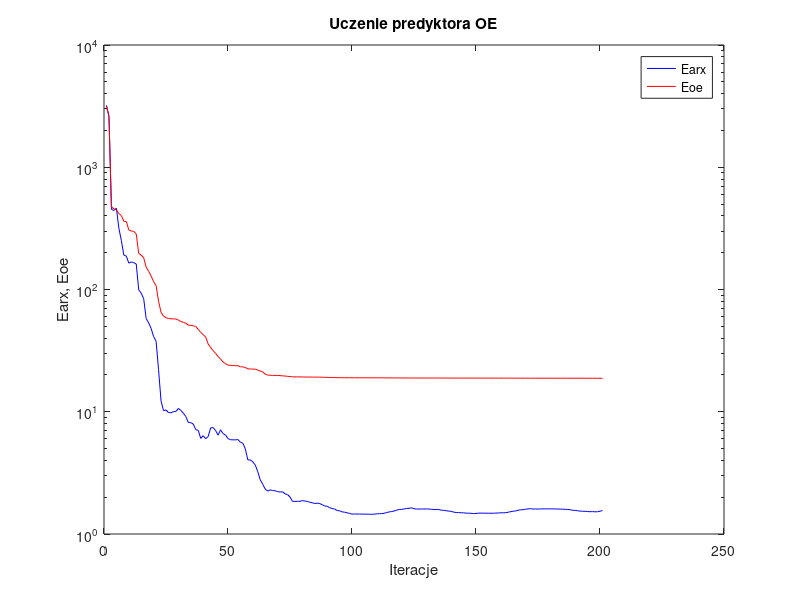
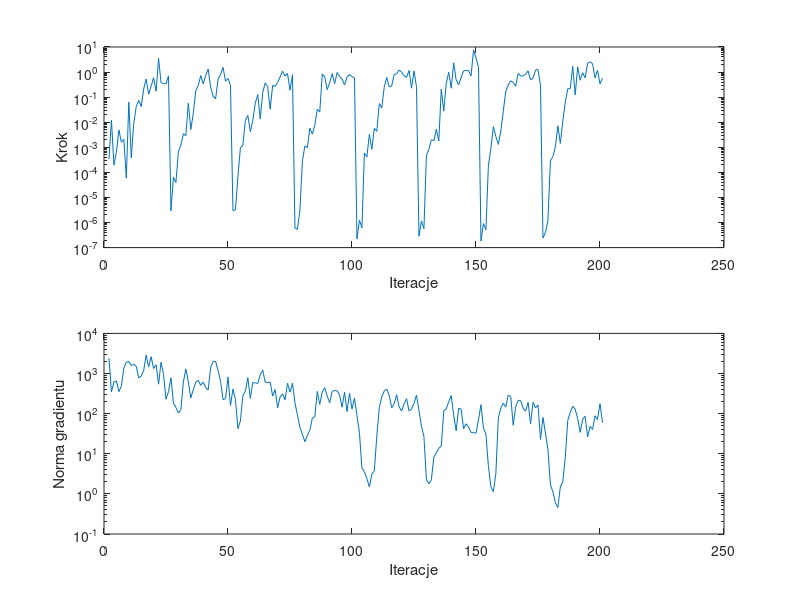

Here is the MATLAB script that generated these plots, in order:
%uczenie predyktora oe
clear all;
n=0; farx(n+1)=3.208090e+003; foe(n+1)=3.160446e+003; wspucz(n+1)=0.000000e+000; ng(n+1)=0.000000e+000;
%odnowa zmiennej metryki
n=1; farx(n+1)=2.612745e+003; foe(n+1)=2.602387e+003; krok(n+1)=3.347436e-004; ng(n+1)=2.425632e+003;
n=2; farx(n+1)=4.521009e+002; foe(n+1)=4.748632e+002; krok(n+1)=1.214360e-002; ng(n+1)=3.480290e+002;
n=3; farx(n+1)=4.437381e+002; foe(n+1)=4.570668e+002; krok(n+1)=1.942746e-004; ng(n+1)=6.178764e+002;
n=4; farx(n+1)=4.625854e+002; foe(n+1)=4.485712e+002; krok(n+1)=6.399708e-004; ng(n+1)=6.554807e+002;
n=5; farx(n+1)=3.168636e+002; foe(n+1)=4.183168e+002; krok(n+1)=4.944619e-003; ng(n+1)=3.528663e+002;
n=6; farx(n+1)=2.510872e+002; foe(n+1)=4.022983e+002; krok(n+1)=1.593673e-003; ng(n+1)=4.786769e+002;
n=7; farx(n+1)=1.912458e+002; foe(n+1)=3.610221e+002; krok(n+1)=2.079505e-003; ng(n+1)=1.364438e+003;
n=8; farx(n+1)=1.874721e+002; foe(n+1)=3.599832e+002; krok(n+1)=5.936129e-005; ng(n+1)=1.920170e+003;
n=9; farx(n+1)=1.643721e+002; foe(n+1)=3.075731e+002; krok(n+1)=6.349693e-002; ng(n+1)=1.991077e+003;
n=10; farx(n+1)=1.679142e+002; foe(n+1)=3.007096e+002; krok(n+1)=3.778882e-004; ng(n+1)=1.589150e+003;
n=11; farx(n+1)=1.658466e+002; foe(n+1)=2.993906e+002; krok(n+1)=8.816889e-003; ng(n+1)=1.720706e+003;
n=12; farx(n+1)=1.615747e+002; foe(n+1)=2.845232e+002; krok(n+1)=4.226038e-002; ng(n+1)=1.511983e+003;
n=13; farx(n+1)=9.923790e+001; foe(n+1)=1.969756e+002; krok(n+1)=7.478469e-002; ng(n+1)=7.796374e+002;
n=14; farx(n+1)=9.334977e+001; foe(n+1)=1.911678e+002; krok(n+1)=4.215364e-002; ng(n+1)=8.565400e+002;
n=15; farx(n+1)=8.405079e+001; foe(n+1)=1.821094e+002; krok(n+1)=2.134155e-001; ng(n+1)=1.188944e+003;
n=16; farx(n+1)=5.792417e+001; foe(n+1)=1.522400e+002; krok(n+1)=5.312625e-001; ng(n+1)=2.894604e+003;
n=17; farx(n+1)=5.340598e+001; foe(n+1)=1.411432e+002; krok(n+1)=1.297775e-001; ng(n+1)=1.450193e+003;
n=18; farx(n+1)=4.809226e+001; foe(n+1)=1.288734e+002; krok(n+1)=2.778419e-001; ng(n+1)=2.624243e+003;
n=19; farx(n+1)=4.119684e+001; foe(n+1)=1.160493e+002; krok(n+1)=5.914179e-001; ng(n+1)=1.334784e+003;
n=20; farx(n+1)=3.781108e+001; foe(n+1)=1.077079e+002; krok(n+1)=1.701816e-001; ng(n+1)=1.654289e+003;
n=21; farx(n+1)=2.205299e+001; foe(n+1)=8.023688e+001; krok(n+1)=3.493349e+000; ng(n+1)=5.419905e+002;
n=22; farx(n+1)=1.225149e+001; foe(n+1)=6.498639e+001; krok(n+1)=3.745525e-001; ng(n+1)=1.921729e+003;
n=23; farx(n+1)=1.020138e+001; foe(n+1)=6.065262e+001; krok(n+1)=3.465039e-001; ng(n+1)=9.537732e+002;
n=24; farx(n+1)=1.034192e+001; foe(n+1)=5.879169e+001; krok(n+1)=3.403631e-001; ng(n+1)=2.287140e+002;
n=25; farx(n+1)=9.856021e+000; foe(n+1)=5.792407e+001; krok(n+1)=7.011953e-001; ng(n+1)=3.527978e+002;
%odnowa zmiennej metryki
n=26; farx(n+1)=9.803833e+000; foe(n+1)=5.767867e+001; krok(n+1)=2.886450e-006; ng(n+1)=7.826441e+002;
n=27; farx(n+1)=1.002451e+001; foe(n+1)=5.747509e+001; krok(n+1)=6.371327e-005; ng(n+1)=1.828419e+002;
n=28; farx(n+1)=1.005767e+001; foe(n+1)=5.736853e+001; krok(n+1)=3.955346e-005; ng(n+1)=1.422316e+002;
n=29; farx(n+1)=1.064184e+001; foe(n+1)=5.616563e+001; krok(n+1)=6.586506e-004; ng(n+1)=1.034451e+002;
n=30; farx(n+1)=1.025295e+001; foe(n+1)=5.479197e+001; krok(n+1)=1.238384e-003; ng(n+1)=1.261672e+002;
n=31; farx(n+1)=9.726705e+000; foe(n+1)=5.383627e+001; krok(n+1)=3.485331e-003; ng(n+1)=6.117602e+002;
n=32; farx(n+1)=9.134558e+000; foe(n+1)=5.304566e+001; krok(n+1)=2.900817e-003; ng(n+1)=1.299297e+003;
n=33; farx(n+1)=8.172029e+000; foe(n+1)=5.112094e+001; krok(n+1)=5.716001e-002; ng(n+1)=6.216253e+002;
n=34; farx(n+1)=8.142448e+000; foe(n+1)=5.086554e+001; krok(n+1)=5.087256e-003; ng(n+1)=2.456401e+002;
n=35; farx(n+1)=7.932870e+000; foe(n+1)=5.049145e+001; krok(n+1)=2.262062e-002; ng(n+1)=3.983546e+002;
n=36; farx(n+1)=7.151498e+000; foe(n+1)=4.988225e+001; krok(n+1)=1.809599e-001; ng(n+1)=6.100172e+002;
n=37; farx(n+1)=7.034806e+000; foe(n+1)=4.720730e+001; krok(n+1)=2.935451e-001; ng(n+1)=6.758167e+002;
n=38; farx(n+1)=6.054405e+000; foe(n+1)=4.462293e+001; krok(n+1)=7.238598e-001; ng(n+1)=5.067350e+002;
n=39; farx(n+1)=6.371834e+000; foe(n+1)=4.263831e+001; krok(n+1)=3.403631e-001; ng(n+1)=6.153584e+002;
n=40; farx(n+1)=6.019934e+000; foe(n+1)=4.089872e+001; krok(n+1)=7.310195e-001; ng(n+1)=4.454591e+002;
n=41; farx(n+1)=6.263469e+000; foe(n+1)=3.582793e+001; krok(n+1)=1.322970e+000; ng(n+1)=3.882199e+002;
n=42; farx(n+1)=7.378280e+000; foe(n+1)=3.353222e+001; krok(n+1)=2.515697e-001; ng(n+1)=1.431295e+003;
n=43; farx(n+1)=7.424765e+000; foe(n+1)=3.165693e+001; krok(n+1)=1.096481e-001; ng(n+1)=1.996577e+003;
n=44; farx(n+1)=7.018898e+000; foe(n+1)=3.002715e+001; krok(n+1)=8.641149e-002; ng(n+1)=2.014011e+003;
n=45; farx(n+1)=6.431387e+000; foe(n+1)=2.833524e+001; krok(n+1)=5.243733e-001; ng(n+1)=1.183963e+003;
n=46; farx(n+1)=7.124539e+000; foe(n+1)=2.697056e+001; krok(n+1)=8.131859e-001; ng(n+1)=6.417903e+002;
n=47; farx(n+1)=6.627142e+000; foe(n+1)=2.552751e+001; krok(n+1)=1.535351e+000; ng(n+1)=2.229827e+002;
n=48; farx(n+1)=6.447247e+000; foe(n+1)=2.472664e+001; krok(n+1)=4.329486e-001; ng(n+1)=2.375106e+002;
n=49; farx(n+1)=6.031825e+000; foe(n+1)=2.409762e+001; krok(n+1)=5.570755e-001; ng(n+1)=8.137832e+002;
n=50; farx(n+1)=5.908889e+000; foe(n+1)=2.390971e+001; krok(n+1)=2.920744e-001; ng(n+1)=1.597346e+002;
%odnowa zmiennej metryki
n=51; farx(n+1)=5.892500e+000; foe(n+1)=2.383667e+001; krok(n+1)=2.980900e-006; ng(n+1)=4.099844e+002;
n=52; farx(n+1)=5.889055e+000; foe(n+1)=2.381296e+001; krok(n+1)=3.219719e-006; ng(n+1)=2.272786e+002;
n=53; farx(n+1)=5.923018e+000; foe(n+1)=2.380020e+001; krok(n+1)=7.005353e-005; ng(n+1)=4.225563e+001;
n=54; farx(n+1)=5.636531e+000; foe(n+1)=2.331966e+001; krok(n+1)=9.446471e-004; ng(n+1)=6.575182e+001;
n=55; farx(n+1)=5.525809e+000; foe(n+1)=2.327796e+001; krok(n+1)=1.210414e-003; ng(n+1)=2.818066e+002;
n=56; farx(n+1)=4.955701e+000; foe(n+1)=2.302180e+001; krok(n+1)=1.170476e-002; ng(n+1)=3.604844e+002;
n=57; farx(n+1)=4.035075e+000; foe(n+1)=2.241893e+001; krok(n+1)=1.878731e-002; ng(n+1)=7.896056e+002;
n=58; farx(n+1)=4.034079e+000; foe(n+1)=2.237124e+001; krok(n+1)=4.201739e-003; ng(n+1)=2.396567e+002;
n=59; farx(n+1)=3.895974e+000; foe(n+1)=2.233875e+001; krok(n+1)=1.175883e-002; ng(n+1)=5.956003e+002;
n=60; farx(n+1)=3.663339e+000; foe(n+1)=2.230269e+001; krok(n+1)=5.734876e-002; ng(n+1)=5.835956e+002;
n=61; farx(n+1)=3.234582e+000; foe(n+1)=2.191769e+001; krok(n+1)=1.269153e-001; ng(n+1)=5.665502e+002;
n=62; farx(n+1)=2.775771e+000; foe(n+1)=2.151560e+001; krok(n+1)=1.363555e-002; ng(n+1)=9.332085e+002;
n=63; farx(n+1)=2.555910e+000; foe(n+1)=2.120274e+001; krok(n+1)=1.545508e-001; ng(n+1)=1.223034e+003;
n=64; farx(n+1)=2.330455e+000; foe(n+1)=2.029287e+001; krok(n+1)=3.655097e-001; ng(n+1)=6.047392e+002;
n=65; farx(n+1)=2.244897e+000; foe(n+1)=1.997587e+001; krok(n+1)=2.617405e-001; ng(n+1)=5.970855e+002;
n=66; farx(n+1)=2.296624e+000; foe(n+1)=1.987802e+001; krok(n+1)=3.320390e-002; ng(n+1)=6.169070e+002;
n=67; farx(n+1)=2.267829e+000; foe(n+1)=1.983392e+001; krok(n+1)=2.936023e-001; ng(n+1)=2.750932e+002;
n=68; farx(n+1)=2.256567e+000; foe(n+1)=1.981893e+001; krok(n+1)=2.701916e-001; ng(n+1)=3.998921e+002;
n=69; farx(n+1)=2.223435e+000; foe(n+1)=1.980522e+001; krok(n+1)=3.838379e-001; ng(n+1)=1.382883e+002;
n=70; farx(n+1)=2.204505e+000; foe(n+1)=1.976321e+001; krok(n+1)=6.321212e-001; ng(n+1)=2.608189e+002;
n=71; farx(n+1)=2.214230e+000; foe(n+1)=1.966627e+001; krok(n+1)=1.098329e+000; ng(n+1)=3.110810e+002;
n=72; farx(n+1)=2.131837e+000; foe(n+1)=1.960136e+001; krok(n+1)=7.011953e-001; ng(n+1)=2.210395e+002;
n=73; farx(n+1)=2.101880e+000; foe(n+1)=1.948275e+001; krok(n+1)=8.745977e-001; ng(n+1)=5.703458e+002;
n=74; farx(n+1)=2.009953e+000; foe(n+1)=1.943207e+001; krok(n+1)=1.892883e-001; ng(n+1)=3.425328e+002;
n=75; farx(n+1)=1.848986e+000; foe(n+1)=1.928458e+001; krok(n+1)=7.783923e-001; ng(n+1)=5.791272e+002;
%odnowa zmiennej metryki
n=76; farx(n+1)=1.849785e+000; foe(n+1)=1.928185e+001; krok(n+1)=6.029747e-007; ng(n+1)=1.855904e+002;
n=77; farx(n+1)=1.850073e+000; foe(n+1)=1.928113e+001; krok(n+1)=5.313249e-007; ng(n+1)=9.168725e+001;
n=78; farx(n+1)=1.852575e+000; foe(n+1)=1.928037e+001; krok(n+1)=3.170998e-006; ng(n+1)=4.541748e+001;
n=79; farx(n+1)=1.875028e+000; foe(n+1)=1.924918e+001; krok(n+1)=2.802141e-004; ng(n+1)=3.033472e+001;
n=80; farx(n+1)=1.859461e+000; foe(n+1)=1.923443e+001; krok(n+1)=1.140915e-003; ng(n+1)=1.992697e+001;
n=81; farx(n+1)=1.847364e+000; foe(n+1)=1.923122e+001; krok(n+1)=9.774022e-004; ng(n+1)=2.878129e+001;
n=82; farx(n+1)=1.818413e+000; foe(n+1)=1.922396e+001; krok(n+1)=5.770731e-003; ng(n+1)=3.824603e+001;
n=83; farx(n+1)=1.800518e+000; foe(n+1)=1.922024e+001; krok(n+1)=3.334617e-003; ng(n+1)=7.756050e+001;
n=84; farx(n+1)=1.776383e+000; foe(n+1)=1.920786e+001; krok(n+1)=7.763844e-003; ng(n+1)=8.301733e+001;
n=85; farx(n+1)=1.787221e+000; foe(n+1)=1.919805e+001; krok(n+1)=3.266584e-002; ng(n+1)=3.575599e+002;
n=86; farx(n+1)=1.773756e+000; foe(n+1)=1.918715e+001; krok(n+1)=2.541206e-002; ng(n+1)=1.700904e+002;
n=87; farx(n+1)=1.736833e+000; foe(n+1)=1.916863e+001; krok(n+1)=8.190836e-001; ng(n+1)=3.471093e+002;
n=88; farx(n+1)=1.696409e+000; foe(n+1)=1.912173e+001; krok(n+1)=6.477968e-001; ng(n+1)=4.430925e+002;
n=89; farx(n+1)=1.686543e+000; foe(n+1)=1.909597e+001; krok(n+1)=1.998171e-001; ng(n+1)=2.731602e+002;
n=90; farx(n+1)=1.641771e+000; foe(n+1)=1.907824e+001; krok(n+1)=3.745525e-001; ng(n+1)=1.876320e+002;
n=91; farx(n+1)=1.616811e+000; foe(n+1)=1.904754e+001; krok(n+1)=8.707243e-001; ng(n+1)=3.587278e+002;
n=92; farx(n+1)=1.600884e+000; foe(n+1)=1.903056e+001; krok(n+1)=3.465039e-001; ng(n+1)=3.780327e+002;
n=93; farx(n+1)=1.555077e+000; foe(n+1)=1.901402e+001; krok(n+1)=9.673187e-001; ng(n+1)=3.694282e+002;
n=94; farx(n+1)=1.549305e+000; foe(n+1)=1.900097e+001; krok(n+1)=6.658246e-001; ng(n+1)=2.897673e+002;
n=95; farx(n+1)=1.516760e+000; foe(n+1)=1.898810e+001; krok(n+1)=5.353665e-001; ng(n+1)=1.448326e+002;
n=96; farx(n+1)=1.508691e+000; foe(n+1)=1.897998e+001; krok(n+1)=3.035584e-001; ng(n+1)=3.408657e+002;
n=97; farx(n+1)=1.491168e+000; foe(n+1)=1.897360e+001; krok(n+1)=6.293018e-001; ng(n+1)=1.119843e+002;
n=98; farx(n+1)=1.474893e+000; foe(n+1)=1.896626e+001; krok(n+1)=7.957487e-001; ng(n+1)=3.261543e+002;
n=99; farx(n+1)=1.453547e+000; foe(n+1)=1.896016e+001; krok(n+1)=6.622313e-001; ng(n+1)=1.304836e+002;
n=100; farx(n+1)=1.457392e+000; foe(n+1)=1.895691e+001; krok(n+1)=5.853717e-001; ng(n+1)=2.423852e+002;
%odnowa zmiennej metryki
n=101; farx(n+1)=1.457292e+000; foe(n+1)=1.895652e+001; krok(n+1)=2.202597e-007; ng(n+1)=9.064206e+001;
n=102; farx(n+1)=1.456211e+000; foe(n+1)=1.895620e+001; krok(n+1)=1.221589e-006; ng(n+1)=3.348362e+001;
n=103; farx(n+1)=1.456200e+000; foe(n+1)=1.895620e+001; krok(n+1)=6.177872e-007; ng(n+1)=4.358946e+000;
n=104; farx(n+1)=1.452158e+000; foe(n+1)=1.895525e+001; krok(n+1)=5.885427e-004; ng(n+1)=3.562058e+000;
n=105; farx(n+1)=1.453160e+000; foe(n+1)=1.895499e+001; krok(n+1)=4.129136e-004; ng(n+1)=2.398065e+000;
n=106; farx(n+1)=1.451276e+000; foe(n+1)=1.895404e+001; krok(n+1)=3.253129e-003; ng(n+1)=1.496452e+000;
n=107; farx(n+1)=1.449199e+000; foe(n+1)=1.895353e+001; krok(n+1)=8.375096e-004; ng(n+1)=3.077248e+000;
n=108; farx(n+1)=1.453292e+000; foe(n+1)=1.895274e+001; krok(n+1)=5.711090e-003; ng(n+1)=3.751440e+000;
n=109; farx(n+1)=1.462795e+000; foe(n+1)=1.895087e+001; krok(n+1)=4.312903e-003; ng(n+1)=2.740545e+001;
n=110; farx(n+1)=1.466532e+000; foe(n+1)=1.894709e+001; krok(n+1)=5.570844e-002; ng(n+1)=1.395380e+002;
n=111; farx(n+1)=1.467182e+000; foe(n+1)=1.894227e+001; krok(n+1)=3.722882e-002; ng(n+1)=2.620860e+002;
n=112; farx(n+1)=1.478266e+000; foe(n+1)=1.893835e+001; krok(n+1)=2.522670e-001; ng(n+1)=3.651666e+002;
n=113; farx(n+1)=1.498688e+000; foe(n+1)=1.892848e+001; krok(n+1)=6.101385e-001; ng(n+1)=4.108915e+002;
n=114; farx(n+1)=1.515382e+000; foe(n+1)=1.892361e+001; krok(n+1)=2.565715e-001; ng(n+1)=2.858059e+002;
n=115; farx(n+1)=1.527342e+000; foe(n+1)=1.891870e+001; krok(n+1)=2.800362e-001; ng(n+1)=1.395399e+002;
n=116; farx(n+1)=1.540747e+000; foe(n+1)=1.891266e+001; krok(n+1)=8.049667e-001; ng(n+1)=1.769013e+002;
n=117; farx(n+1)=1.566273e+000; foe(n+1)=1.890898e+001; krok(n+1)=8.551844e-001; ng(n+1)=2.963807e+002;
n=118; farx(n+1)=1.587174e+000; foe(n+1)=1.890594e+001; krok(n+1)=1.201404e+000; ng(n+1)=1.482143e+002;
n=119; farx(n+1)=1.588833e+000; foe(n+1)=1.890488e+001; krok(n+1)=9.908265e-001; ng(n+1)=1.162534e+002;
n=120; farx(n+1)=1.603477e+000; foe(n+1)=1.890355e+001; krok(n+1)=7.113726e-001; ng(n+1)=1.734449e+002;
n=121; farx(n+1)=1.615446e+000; foe(n+1)=1.890179e+001; krok(n+1)=6.071167e-001; ng(n+1)=2.366890e+002;
n=122; farx(n+1)=1.623664e+000; foe(n+1)=1.889606e+001; krok(n+1)=1.157790e+000; ng(n+1)=1.157520e+002;
n=123; farx(n+1)=1.637722e+000; foe(n+1)=1.889025e+001; krok(n+1)=2.278082e-001; ng(n+1)=1.322687e+002;
n=124; farx(n+1)=1.608895e+000; foe(n+1)=1.888173e+001; krok(n+1)=1.106940e+000; ng(n+1)=1.792044e+002;
n=125; farx(n+1)=1.599940e+000; foe(n+1)=1.888040e+001; krok(n+1)=2.624788e-001; ng(n+1)=2.899958e+002;
%odnowa zmiennej metryki
n=126; farx(n+1)=1.600408e+000; foe(n+1)=1.887990e+001; krok(n+1)=2.834947e-007; ng(n+1)=1.189310e+002;
n=127; farx(n+1)=1.601720e+000; foe(n+1)=1.887945e+001; krok(n+1)=1.153248e-006; ng(n+1)=4.861181e+001;
n=128; farx(n+1)=1.602023e+000; foe(n+1)=1.887939e+001; krok(n+1)=5.646772e-007; ng(n+1)=2.699308e+001;
n=129; farx(n+1)=1.603867e+000; foe(n+1)=1.887915e+001; krok(n+1)=4.850121e-004; ng(n+1)=2.300210e+000;
n=130; farx(n+1)=1.601282e+000; foe(n+1)=1.887883e+001; krok(n+1)=8.259539e-004; ng(n+1)=1.776881e+000;
n=131; farx(n+1)=1.591143e+000; foe(n+1)=1.887784e+001; krok(n+1)=1.982946e-003; ng(n+1)=2.238194e+000;
n=132; farx(n+1)=1.587097e+000; foe(n+1)=1.887723e+001; krok(n+1)=1.812955e-003; ng(n+1)=8.283142e+000;
n=133; farx(n+1)=1.587068e+000; foe(n+1)=1.887676e+001; krok(n+1)=5.269205e-003; ng(n+1)=1.059043e+001;
n=134; farx(n+1)=1.585605e+000; foe(n+1)=1.887639e+001; krok(n+1)=1.790661e-003; ng(n+1)=1.366132e+001;
n=135; farx(n+1)=1.565891e+000; foe(n+1)=1.887246e+001; krok(n+1)=2.085952e-001; ng(n+1)=1.556857e+001;
n=136; farx(n+1)=1.563304e+000; foe(n+1)=1.887037e+001; krok(n+1)=2.753897e-002; ng(n+1)=1.184800e+002;
n=137; farx(n+1)=1.550223e+000; foe(n+1)=1.886876e+001; krok(n+1)=3.465039e-001; ng(n+1)=1.305493e+002;
n=138; farx(n+1)=1.539865e+000; foe(n+1)=1.886277e+001; krok(n+1)=9.859540e-001; ng(n+1)=1.985266e+002;
n=139; farx(n+1)=1.532170e+000; foe(n+1)=1.885991e+001; krok(n+1)=2.268451e-001; ng(n+1)=2.804800e+002;
n=140; farx(n+1)=1.510481e+000; foe(n+1)=1.885665e+001; krok(n+1)=2.342458e+000; ng(n+1)=9.105958e+001;
n=141; farx(n+1)=1.498279e+000; foe(n+1)=1.885566e+001; krok(n+1)=4.842714e-001; ng(n+1)=3.741508e+001;
n=142; farx(n+1)=1.496387e+000; foe(n+1)=1.885492e+001; krok(n+1)=3.106282e-001; ng(n+1)=1.366711e+002;
n=143; farx(n+1)=1.492873e+000; foe(n+1)=1.885427e+001; krok(n+1)=6.071168e-001; ng(n+1)=1.296309e+002;
n=144; farx(n+1)=1.488700e+000; foe(n+1)=1.885387e+001; krok(n+1)=1.120145e+000; ng(n+1)=4.200741e+001;
n=145; farx(n+1)=1.481014e+000; foe(n+1)=1.885359e+001; krok(n+1)=1.163909e+000; ng(n+1)=5.587482e+001;
n=146; farx(n+1)=1.480704e+000; foe(n+1)=1.885348e+001; krok(n+1)=1.142949e+000; ng(n+1)=4.644318e+001;
n=147; farx(n+1)=1.476862e+000; foe(n+1)=1.885340e+001; krok(n+1)=6.954939e-001; ng(n+1)=3.413758e+001;
n=148; farx(n+1)=1.469505e+000; foe(n+1)=1.885310e+001; krok(n+1)=7.685014e+000; ng(n+1)=3.357967e+001;
n=149; farx(n+1)=1.472426e+000; foe(n+1)=1.885218e+001; krok(n+1)=3.654243e+000; ng(n+1)=3.265755e+001;
n=150; farx(n+1)=1.481922e+000; foe(n+1)=1.885060e+001; krok(n+1)=1.535351e+000; ng(n+1)=6.916775e+001;
%odnowa zmiennej metryki
n=151; farx(n+1)=1.481600e+000; foe(n+1)=1.884978e+001; krok(n+1)=1.835801e-007; ng(n+1)=1.681116e+002;
n=152; farx(n+1)=1.480839e+000; foe(n+1)=1.884957e+001; krok(n+1)=9.081789e-007; ng(n+1)=4.351248e+001;
n=153; farx(n+1)=1.480542e+000; foe(n+1)=1.884951e+001; krok(n+1)=5.153496e-007; ng(n+1)=3.100603e+001;
n=154; farx(n+1)=1.478122e+000; foe(n+1)=1.884904e+001; krok(n+1)=1.880990e-004; ng(n+1)=4.860297e+000;
n=155; farx(n+1)=1.479175e+000; foe(n+1)=1.884890e+001; krok(n+1)=9.053002e-004; ng(n+1)=1.498303e+000;
n=156; farx(n+1)=1.478507e+000; foe(n+1)=1.884858e+001; krok(n+1)=6.669234e-003; ng(n+1)=1.139476e+000;
n=157; farx(n+1)=1.483821e+000; foe(n+1)=1.884676e+001; krok(n+1)=2.716773e-003; ng(n+1)=3.160632e+000;
n=158; farx(n+1)=1.485292e+000; foe(n+1)=1.884605e+001; krok(n+1)=1.303632e-003; ng(n+1)=7.735435e+001;
n=159; farx(n+1)=1.491746e+000; foe(n+1)=1.884554e+001; krok(n+1)=4.445667e-003; ng(n+1)=1.380672e+002;
n=160; farx(n+1)=1.490394e+000; foe(n+1)=1.884521e+001; krok(n+1)=2.762153e-002; ng(n+1)=1.831489e+002;
n=161; farx(n+1)=1.494724e+000; foe(n+1)=1.884133e+001; krok(n+1)=1.717868e-001; ng(n+1)=1.463457e+002;
n=162; farx(n+1)=1.506690e+000; foe(n+1)=1.883944e+001; krok(n+1)=3.050693e-001; ng(n+1)=2.897057e+002;
n=163; farx(n+1)=1.523730e+000; foe(n+1)=1.883479e+001; krok(n+1)=4.461084e-001; ng(n+1)=2.662514e+002;
n=164; farx(n+1)=1.536341e+000; foe(n+1)=1.883185e+001; krok(n+1)=3.886554e-001; ng(n+1)=5.150103e+001;
n=165; farx(n+1)=1.543134e+000; foe(n+1)=1.882893e+001; krok(n+1)=2.725288e-001; ng(n+1)=1.488097e+002;
n=166; farx(n+1)=1.564643e+000; foe(n+1)=1.882587e+001; krok(n+1)=8.771846e-001; ng(n+1)=2.140202e+002;
n=167; farx(n+1)=1.578034e+000; foe(n+1)=1.882421e+001; krok(n+1)=6.954939e-001; ng(n+1)=2.118765e+002;
n=168; farx(n+1)=1.580254e+000; foe(n+1)=1.882296e+001; krok(n+1)=7.101669e-001; ng(n+1)=1.384548e+002;
n=169; farx(n+1)=1.594414e+000; foe(n+1)=1.882131e+001; krok(n+1)=8.131859e-001; ng(n+1)=1.154016e+002;
n=170; farx(n+1)=1.605568e+000; foe(n+1)=1.881936e+001; krok(n+1)=1.119298e+000; ng(n+1)=1.906001e+002;
n=171; farx(n+1)=1.611348e+000; foe(n+1)=1.881715e+001; krok(n+1)=4.865340e-001; ng(n+1)=5.544872e+001;
n=172; farx(n+1)=1.601783e+000; foe(n+1)=1.881384e+001; krok(n+1)=5.695627e-001; ng(n+1)=1.924112e+002;
n=173; farx(n+1)=1.602018e+000; foe(n+1)=1.881019e+001; krok(n+1)=1.199074e+000; ng(n+1)=1.387227e+002;
n=174; farx(n+1)=1.599718e+000; foe(n+1)=1.880889e+001; krok(n+1)=1.280117e+000; ng(n+1)=1.646205e+002;
n=175; farx(n+1)=1.605172e+000; foe(n+1)=1.880845e+001; krok(n+1)=2.876382e-001; ng(n+1)=2.287348e+001;
%odnowa zmiennej metryki
n=176; farx(n+1)=1.605151e+000; foe(n+1)=1.880821e+001; krok(n+1)=2.405806e-007; ng(n+1)=8.075178e+001;
n=177; farx(n+1)=1.604947e+000; foe(n+1)=1.880816e+001; krok(n+1)=4.095744e-007; ng(n+1)=3.278806e+001;
n=178; farx(n+1)=1.604597e+000; foe(n+1)=1.880814e+001; krok(n+1)=1.205949e-006; ng(n+1)=1.295924e+001;
n=179; farx(n+1)=1.605817e+000; foe(n+1)=1.880806e+001; krok(n+1)=2.838391e-004; ng(n+1)=1.696515e+000;
n=180; farx(n+1)=1.605220e+000; foe(n+1)=1.880802e+001; krok(n+1)=4.251583e-004; ng(n+1)=1.115362e+000;
n=181; farx(n+1)=1.604007e+000; foe(n+1)=1.880799e+001; krok(n+1)=1.043353e-003; ng(n+1)=6.049598e-001;
n=182; farx(n+1)=1.600126e+000; foe(n+1)=1.880785e+001; krok(n+1)=7.191676e-003; ng(n+1)=4.540454e-001;
n=183; farx(n+1)=1.598750e+000; foe(n+1)=1.880779e+001; krok(n+1)=1.427772e-003; ng(n+1)=1.487226e+000;
n=184; farx(n+1)=1.596978e+000; foe(n+1)=1.880757e+001; krok(n+1)=1.109636e-002; ng(n+1)=2.009916e+000;
n=185; farx(n+1)=1.588410e+000; foe(n+1)=1.880677e+001; krok(n+1)=6.306675e-002; ng(n+1)=8.024273e+000;
n=186; farx(n+1)=1.588350e+000; foe(n+1)=1.880495e+001; krok(n+1)=2.143812e-001; ng(n+1)=6.842593e+001;
n=187; farx(n+1)=1.580105e+000; foe(n+1)=1.880440e+001; krok(n+1)=2.209722e-001; ng(n+1)=1.073296e+002;
n=188; farx(n+1)=1.563330e+000; foe(n+1)=1.880106e+001; krok(n+1)=1.691294e+000; ng(n+1)=1.526498e+002;
n=189; farx(n+1)=1.559857e+000; foe(n+1)=1.880074e+001; krok(n+1)=1.220399e-001; ng(n+1)=1.288931e+002;
n=190; farx(n+1)=1.550020e+000; foe(n+1)=1.879922e+001; krok(n+1)=1.611198e+000; ng(n+1)=7.519228e+001;
n=191; farx(n+1)=1.538822e+000; foe(n+1)=1.879876e+001; krok(n+1)=4.726961e-001; ng(n+1)=3.424896e+001;
n=192; farx(n+1)=1.534986e+000; foe(n+1)=1.879843e+001; krok(n+1)=9.372047e-001; ng(n+1)=7.153912e+001;
n=193; farx(n+1)=1.532841e+000; foe(n+1)=1.879828e+001; krok(n+1)=5.914179e-001; ng(n+1)=8.644623e+001;
n=194; farx(n+1)=1.527165e+000; foe(n+1)=1.879802e+001; krok(n+1)=2.240289e+000; ng(n+1)=2.647562e+001;
n=195; farx(n+1)=1.522004e+000; foe(n+1)=1.879784e+001; krok(n+1)=2.579791e+000; ng(n+1)=4.814921e+001;
n=196; farx(n+1)=1.525088e+000; foe(n+1)=1.879736e+001; krok(n+1)=2.142350e+000; ng(n+1)=4.033982e+001;
n=197; farx(n+1)=1.519404e+000; foe(n+1)=1.879672e+001; krok(n+1)=5.872046e-001; ng(n+1)=8.850909e+001;
n=198; farx(n+1)=1.520274e+000; foe(n+1)=1.879525e+001; krok(n+1)=1.157790e+000; ng(n+1)=7.109471e+001;
n=199; farx(n+1)=1.535948e+000; foe(n+1)=1.879165e+001; krok(n+1)=3.404866e-001; ng(n+1)=1.774422e+002;
n=200; farx(n+1)=1.556007e+000; foe(n+1)=1.878958e+001; krok(n+1)=5.657309e-001; ng(n+1)=5.920391e+001;

figure; semilogy(farx,'b'); hold on; semilogy(foe,'r'); xlabel('Iteracje'); ylabel('Earx, Eoe'); legend('Earx','Eoe'); title('Uczenie predyktora OE');
figure; subplot(2,1,1); semilogy(krok); xlabel('Iteracje'); ylabel('Krok');
subplot(2,1,2); semilogy(ng); xlabel('Iteracje'); ylabel('Norma gradientu');
Earx=farx(n+1)
Eoe=foe(n+1)
